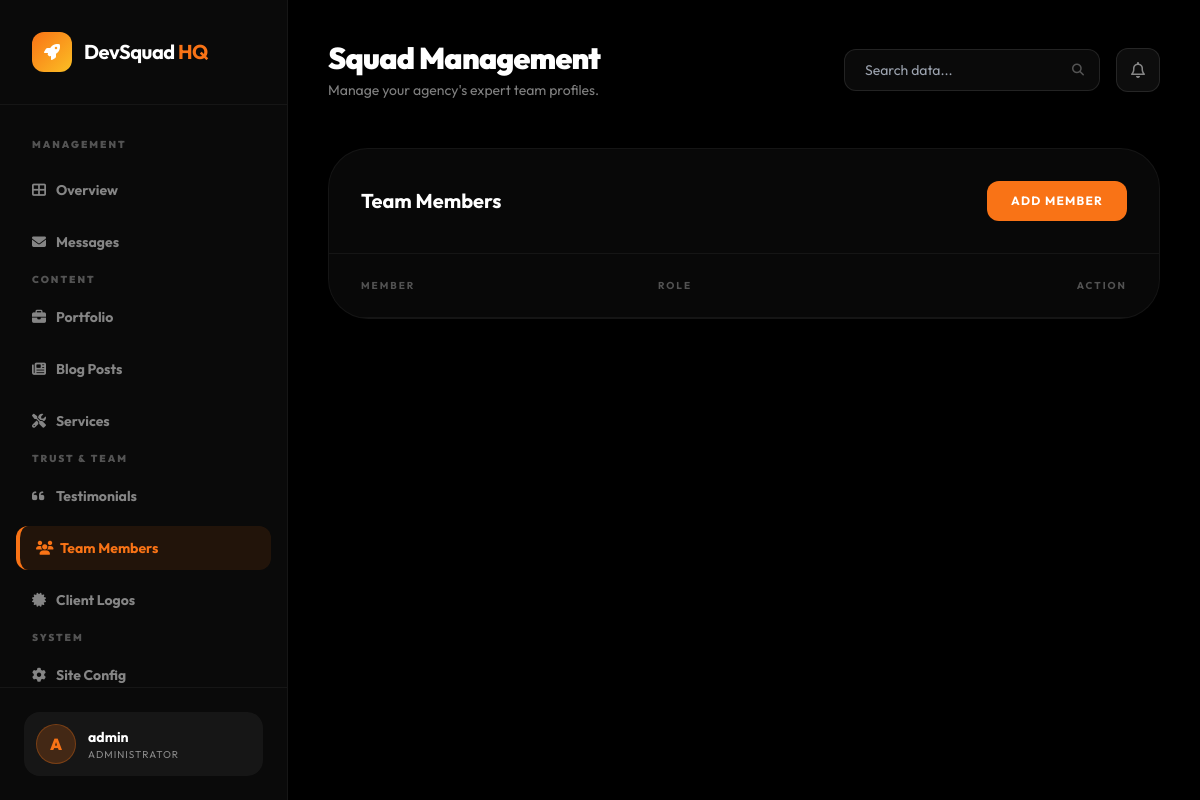
/management/team/ (signed in), run on an earlier commit of the app's database.
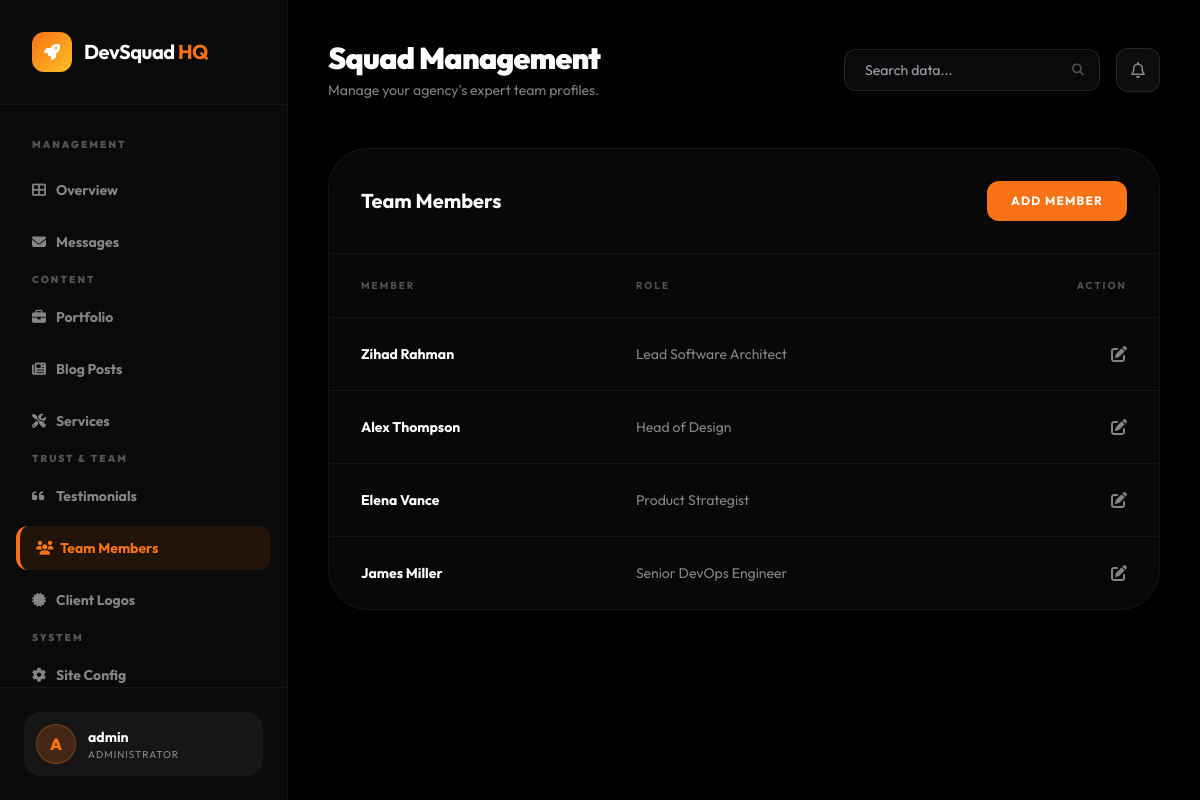
And on a later commit of the database.
### devsqaud/models.py (models this page shows, shortened)
class TeamMember(models.Model):
    name = models.CharField(max_length=100)
    role = models.CharField(max_length=200)
    image = models.ImageField(upload_to='team/', blank=True, null=True)
    bio = models.TextField(blank=True)
    linkedin = models.URLField(blank=True)
    twitter = models.URLField(blank=True)
    order = models.IntegerField(default=0)
    class Meta:
        ordering = ['order']

### devsqaud/views_dashboard.py (the view)
# urls.py: path('management/team/', views_dashboard.dashboard_team, name='dashboard_team'),
@staff_member_required
def dashboard_team(request):
    team = TeamMember.objects.all()
    context = {
        'team': team,
        'active_page': 'team',
    }
    return render(request, 'dashboard/team_list.html', context)

### devsqaud/context_processors.py (called while the page is built)
def site_config_context(request):
    return {
        'site': SiteConfig.load(),
    }

### devsqaud/models.py (called while the page is built)
    @classmethod
    def load(cls):
        obj, _ = cls.objects.get_or_create(pk=1)
        return obj

### templates/dashboard/team_list.html (shortened to what this page needs)
{% extends 'dashboard/base.html' %}
{% block header_title %}Squad Management{% endblock %}
{% block header_subtitle %}Manage your agency's expert team profiles.{% endblock %}
{% block dashboard_content %}
<div class="glass-card rounded-[40px] border-white/5 overflow-hidden">
    <div class="p-8 border-b border-white/5 flex items-center justify-between">
        <h3 class="text-xl font-bold">Team Members</h3>
        <a href="{% url 'content_add' 'team' %}" class="px-6 py-3 bg-sunset-orange text-white text-xs font-bold uppercase tracking-widest rounded-xl">Add Member</a>
    </div>
    <div class="overflow-x-auto">
        <table class="w-full text-left">
            <thead>
                <tr class="text-[10px] font-black uppercase tracking-[0.2em] text-white/30 border-b border-white/5">
                    <th class="px-8 py-6">Member</th>
                    <th class="px-8 py-6">Role</th>
                    <th class="px-8 py-6 text-right">Action</th>
                </tr>
            </thead>
            <tbody class="divide-y divide-white/5">
                {% for m in team %}
                <tr class="group hover:bg-white/[0.02]">
                    <td class="px-8 py-6 font-bold text-sm">{{ m.name }}</td>
                    <td class="px-8 py-6 text-white/50 text-sm">{{ m.role }}</td>
                    <td class="px-8 py-6 text-right"><a href="{% url 'content_edit' 'team' m.pk %}" class="text-white/50 hover:text-sunset-orange"><i class="fas fa-edit"></i></a></td>
                </tr>
                {% endfor %}
            </tbody>
        </table>
    </div>
</div>
{% endblock %}

What changed in the data, as far as the page shows it:
added TeamMember: name "Zihad Rahman", role "Lead Software Architect"
added TeamMember: name "Alex Thompson", role "Head of Design"
added TeamMember: name "Elena Vance", role "Product Strategist"
added TeamMember: name "James Miller", role "Senior DevOps Engineer"
